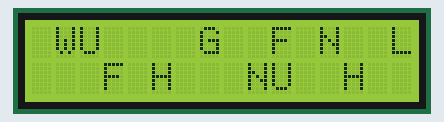
Bench run of a sketch on a simulated Arduino Mega 2560, built with avr-gcc and run on an emulated ATmega2560. Shown: 16×2 character LCD. Random numbers use the default seed unless the sketch sets one; what the sketch prints to the serial monitor is not drawn.

Above: at 1.78 s.
At 7.22 s:
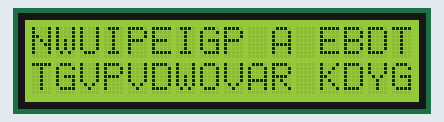
At 12.67 s:
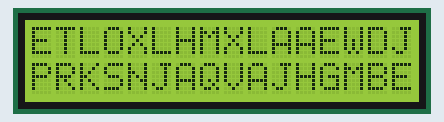
At 23.01 s:
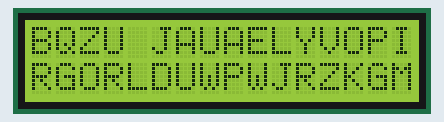
At 29.57 s:
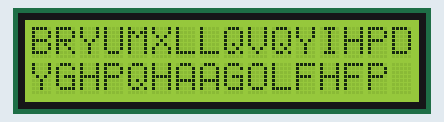
At 36.33 s:
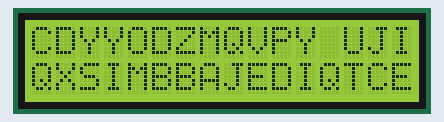

The sketch:

LCD_Random_Characters.ino
```cpp
#include <LiquidCrystal.h>

// 핀 번호 (RS, E, DB4, DB5, DB6, DB7)
LiquidCrystal lcd(44, 45, 46, 47, 48, 49); // LCD 연결

void setup() {
  lcd.begin(16, 2); // LCD 초기화
  lcd.clear(); // LCD 화면 지우기
  randomSeed(analogRead(A5)); // 난수 생성기 초기화
  Serial.begin(9600);
}

void loop() {
  int row = random(0, 2); // 행 번호 생성
  int col = random(0, 17); // 열 번호 생성
  char ch = random(0, 27); // 출력 문자 생성
  if (ch == 0) ch = ' '; // 공백
  else ch = ch + 'A' - 1; // 대문자
  lcd.setCursor(col, row); // 커서 이동
  lcd.write(ch); // 문자 출력
  // 시리얼 모니터로 정보 출력
  Serial.println(String("( ") + row + ", " + col + " ) " + ch);
  delay(100);
}
```
